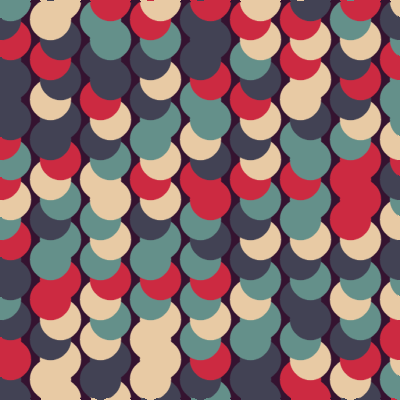

Source code (Python):
import random
import numpy as np
import pixelhouse as ph

pal = ph.palette(20)
random.seed(44)

C = ph.Canvas(400, 400, bg=pal[0])
r = 0.20

for k, y in enumerate(np.arange(-6, 6, r * 2)):

    x0 = np.arange(-6, 6, r * 5)
    if k % 2:
        x0 += r

    colors = [random.choice(pal[1:]) for k in range(len(x0))]

    for k in range(len(x0)):
        C += ph.circle(x=x0[k], y=y, r=r, color=colors[k])

C.save("figures/circle_lines.png")
C.show()
